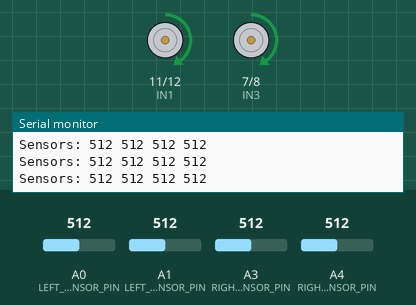
Simulated run of this sketch. Board: Arduino Uno, built with avr-gcc and run on an emulated ATmega328P. On the bench: motor-driver pin pairs drawn as motors (green arrow = first pin HIGH = forward, orange = second pin HIGH = backward, longer = more drive, scaled by the enable pin), the last lines printed to the serial monitor. The test bench sets the inputs (shaded band); at power-on: A0 (LEFT_SENSOR_PIN) = 512, A4 (RIGHT_SENSOR_PIN) = 512, A1 (LEFT_CENTER_SENSOR_PIN) = 512, A3 (RIGHT_CENTER_SENSOR_PIN) = 512.

Above: at 1.2 s.
1.3 s: A0 (LEFT_SENSOR_PIN) set to 485
At 2.5 s:
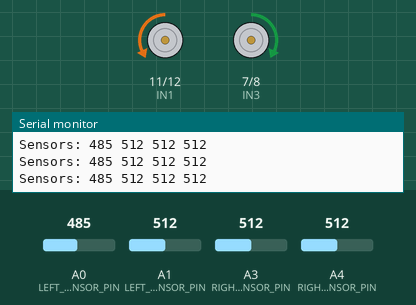
2.8 s: A4 (RIGHT_SENSOR_PIN) set to 106
5.8 s: A4 (RIGHT_SENSOR_PIN) set to 92
8.8 s: A0 (LEFT_SENSOR_PIN) set to 510
At 9.7 s:
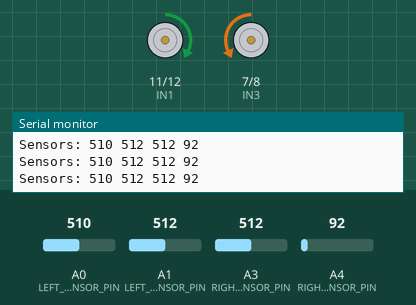
10.3 s: A1 (LEFT_CENTER_SENSOR_PIN) set to 483
At 11.1 s:
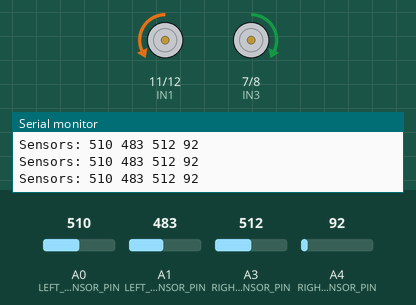
11.8 s: A3 (RIGHT_CENTER_SENSOR_PIN) set to 30
At 12.7 s:
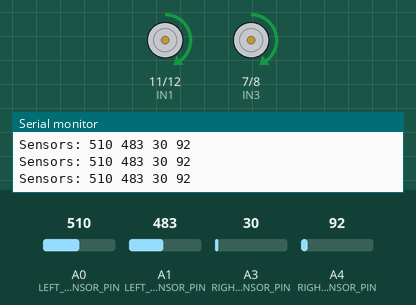
Timing chart, 0 to 14.8 s (numbered marks = the images above; inputs shaded):
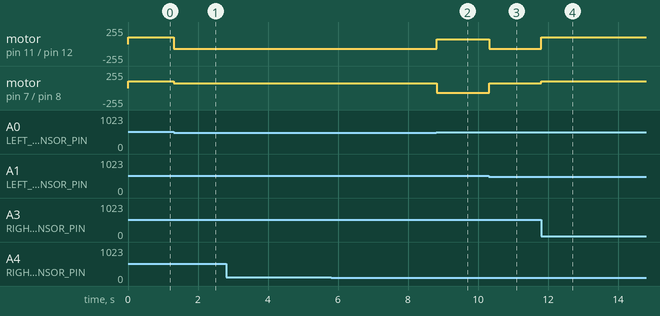

The sketch:

ArduinoSelfDrivingCarCode20240717-2.ino
```cpp
#define ENA 9
#define ENB 10
#define IN1 11
#define IN2 12
#define IN3 7
#define IN4 8

#define LEFT_SENSOR_PIN A0
#define LEFT_CENTER_SENSOR_PIN A1
#define RIGHT_CENTER_SENSOR_PIN A3
#define RIGHT_SENSOR_PIN A4

#define THRESHOLD 500

#define BASE_SPEED 100
#define TURN_SPEED 70

void setup() {
  pinMode(ENA, OUTPUT);
  pinMode(ENB, OUTPUT);
  pinMode(IN1, OUTPUT);
  pinMode(IN2, OUTPUT);
  pinMode(IN3, OUTPUT);
  pinMode(IN4, OUTPUT);

  pinMode(LEFT_SENSOR_PIN, INPUT);
  pinMode(LEFT_CENTER_SENSOR_PIN, INPUT);
  pinMode(RIGHT_CENTER_SENSOR_PIN, INPUT);
  pinMode(RIGHT_SENSOR_PIN, INPUT);

  Serial.begin(9600);
}

void loop() {
  int leftSensor = analogRead(LEFT_SENSOR_PIN);
  int leftCenterSensor = analogRead(LEFT_CENTER_SENSOR_PIN);
  int rightCenterSensor = analogRead(RIGHT_CENTER_SENSOR_PIN);
  int rightSensor = analogRead(RIGHT_SENSOR_PIN);

  if (leftCenterSensor < THRESHOLD && rightCenterSensor < THRESHOLD) {
    moveForward();
  } else if (leftSensor < THRESHOLD || leftCenterSensor < THRESHOLD) {
    turnLeft();
  } else if (rightSensor < THRESHOLD || rightCenterSensor < THRESHOLD) {
    turnRight();
  } else {
    moveForward();
  }

  printDebugInfo(leftSensor, leftCenterSensor, rightCenterSensor, rightSensor);
}

void moveForward() {
  digitalWrite(IN1, HIGH);
  digitalWrite(IN2, LOW);
  digitalWrite(IN3, HIGH);
  digitalWrite(IN4, LOW);
  analogWrite(ENA, BASE_SPEED);
  analogWrite(ENB, BASE_SPEED);
}

void turnLeft() {
  digitalWrite(IN1, LOW);
  digitalWrite(IN2, HIGH);
  digitalWrite(IN3, HIGH);
  digitalWrite(IN4, LOW);
  analogWrite(ENA, TURN_SPEED);
  analogWrite(ENB, TURN_SPEED);
}

void turnRight() {
  digitalWrite(IN1, HIGH);
  digitalWrite(IN2, LOW);
  digitalWrite(IN3, LOW);
  digitalWrite(IN4, HIGH);
  analogWrite(ENA, TURN_SPEED);
  analogWrite(ENB, TURN_SPEED);
}

void printDebugInfo(int left, int leftCenter, int rightCenter, int right) {
  Serial.print("Sensors: ");
  Serial.print(left);
  Serial.print(" ");
  Serial.print(leftCenter);
  Serial.print(" ");
  Serial.print(rightCenter);
  Serial.print(" ");
  Serial.println(right);
}
```

Measured:
- the behaviour switches between 500 and 499 on A0 (LEFT_SENSOR_PIN) (found by bisection; images 0 and 1)
- the behaviour switches between 500 and 499 on A1 (LEFT_CENTER_SENSOR_PIN) (found by bisection; images 2 and 3)
- after the input at 1.3 s, motor on pin 11 (IN1) / pin 12 (IN2): forward 100/255 → backward 70/255 at once; motor on pin 7 (IN3) / pin 8 (IN4): forward 100/255 → forward 70/255 at once
- after the input at 8.8 s, motor on pin 11 (IN1) / pin 12 (IN2): backward 70/255 → forward 70/255 at once; motor on pin 7 (IN3) / pin 8 (IN4): forward 70/255 → backward 70/255 at once
- after the input at 10.3 s, motor on pin 11 (IN1) / pin 12 (IN2): forward 70/255 → backward 70/255 at once; motor on pin 7 (IN3) / pin 8 (IN4): backward 70/255 → forward 70/255 at once
- after the input at 11.8 s, motor on pin 11 (IN1) / pin 12 (IN2): backward 70/255 → forward 100/255 at once; motor on pin 7 (IN3) / pin 8 (IN4): forward 70/255 → forward 100/255 at once
